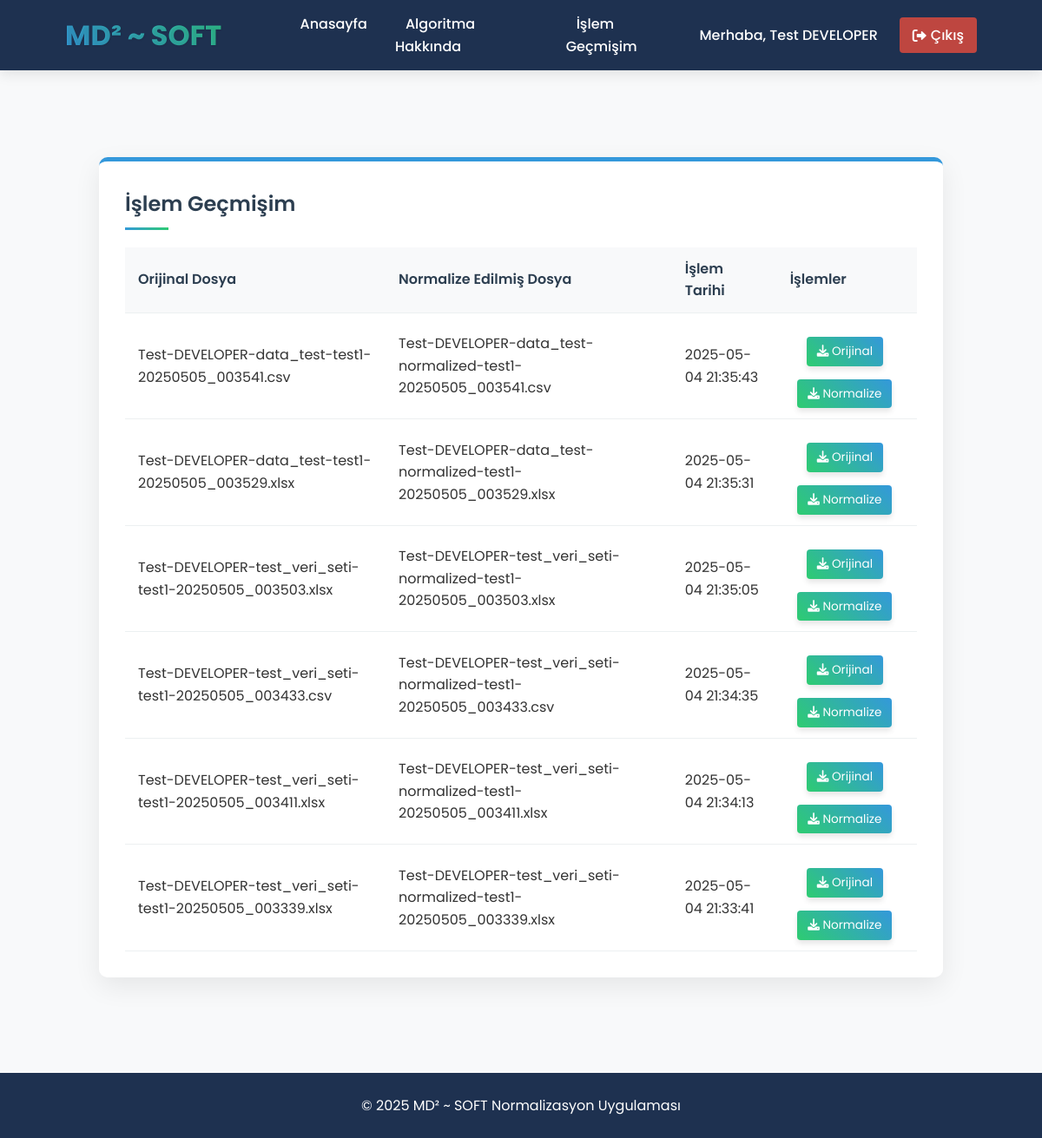
/my-operations (signed in), run on the app's committed database.
### tables this page shows
CREATE TABLE user_operations (
            id INTEGER PRIMARY KEY AUTOINCREMENT,
            user_id INTEGER NOT NULL,
            original_file TEXT NOT NULL,
            normalized_file TEXT NOT NULL,
            operation_date TIMESTAMP DEFAULT CURRENT_TIMESTAMP,
            FOREIGN KEY (user_id) REFERENCES users (id)
        );

### app.py (the view)
@app.route('/my-operations')
@login_required
def my_operations():
    operations = get_user_operations(session['user_id'])
    return render_template('my_operations.html', operations=operations)

### app.py (called while the page is built)
def get_db_connection():
    conn = sqlite3.connect(DATABASE)
    conn.row_factory = sqlite3.Row
    return conn

def login_required(f):
    @wraps(f)
    def decorated_function(*args, **kwargs):
        if 'user_id' not in session:
            flash('Bu sayfaya erişmek için giriş yapmalısınız!', 'error')
            return redirect(url_for('login'))
        return f(*args, **kwargs)
    return decorated_function

def get_user_operations(user_id):
    conn = get_db_connection()
    operations = conn.execute('SELECT * FROM user_operations WHERE user_id = ? ORDER BY operation_date DESC', (user_id,)).fetchall()
    conn.close()
    return operations

### templates/my_operations.html
{% include 'header.html' %}
<main>
    <div class="container">
        <div class="operations-section">
            <h2>İşlem Geçmişim</h2>
            {% if operations %}
                <div class="operations-table">
                    <table>
                        <thead>
                            <tr>
                                <th>Orijinal Dosya</th>
                                <th>Normalize Edilmiş Dosya</th>
                                <th>İşlem Tarihi</th>
                                <th>İşlemler</th>
                            </tr>
                        </thead>
                        <tbody>
                            {% for operation in operations %}
                                <tr>
                                    <td>{{ operation.original_file }}</td>
                                    <td>{{ operation.normalized_file }}</td>
                                    <td>{{ operation.operation_date }}</td>
                                    <td>
                                        <a href="{{ url_for('download_file', file_path='uploads/' + operation.original_file) }}" class="btn-download"><i class="fas fa-download"></i> Orijinal</a>
                                        <a href="{{ url_for('download_file', file_path='new_csv/' + operation.normalized_file) }}" class="btn-download"><i class="fas fa-download"></i> Normalize</a>
                                    </td>
                                </tr>
                            {% endfor %}
                        </tbody>
                    </table>
                </div>
            {% else %}
                <div class="no-data">
                    <p>Henüz bir işlem yapmadınız.</p>
                    <a href="{{ url_for('index') }}" class="btn-primary">İşlem Yap</a>
                </div>
            {% endif %}
        </div>
    </div>
</main>
{% include 'footer.html' %}

### static/style.css (style rules this page uses)
* { margin: 0; padding: 0; box-sizing: border-box; font-family: 'Roboto', sans-serif; }
body { background-color: #f5f5f5; color: #333; line-height: 1.6; }
.container { width: 90%; max-width: 1200px; margin: 0 auto; padding: 20px 0; }
main { padding: 30px 0; }
.btn-download { display: inline-block; background-color: #2ecc71; color: white; text-decoration: none; padding: 8px 15px; border-radius: 4px; margin-top: 10px; transition: background-color 0.3s; }
table { width: 100%; border-collapse: collapse; margin-top: 10px; }
table th, table td { padding: 10px; text-align: left; border-bottom: 1px solid #ddd; }
table th { background-color: #f2f2f2; font-weight: 600; }
* { margin: 0; padding: 0; box-sizing: border-box; font-family: 'Poppins', sans-serif; }
body { background-color: #f8f9fa; color: #333; line-height: 1.6; position: relative; overflow-x: hidden; }
.container { width: 90%; max-width: 1200px; margin: 0 auto; padding: 20px 0; position: relative; z-index: 1; }
main { padding: 30px 0; position: relative; z-index: 1; }
.btn-download { display: inline-block; background: linear-gradient(45deg, #2ecc71, #3498db); color: white; text-decoration: none; padding: 10px 20px; border-radius: 6px; margin-top: 15px; transition: all 0.3s ease; box-shadow: 0 4px 6px rgba(0, 0, 0, 0.1); }
table { width: 100%; border-collapse: collapse; margin-top: 15px; }
table th, table td { padding: 12px 10px; text-align: left; border-bottom: 1px solid #ecf0f1; }
table th { background-color: #f8f9fa; font-weight: 600; color: #2c3e50; }
table tbody tr td:last-child { text-align: center; }
.operations-section { background-color: rgba(255, 255, 255, 0.95); border-radius: 10px; padding: 30px; margin-top: 30px; box-shadow: 0 10px 30px rgba(0, 0, 0, 0.08); border-top: 5px solid #3498db; }
.operations-section h2 { color: #2c3e50; margin-bottom: 20px; font-weight: 600; position: relative; padding-bottom: 10px; }
.operations-section h2::after { content: ''; position: absolute; bottom: 0; left: 0; width: 50px; height: 3px; background: linear-gradient(45deg, #3498db, #2ecc71); }
.operations-table table { width: 100%; border-collapse: collapse; margin-top: 20px; }
.operations-table th, .operations-table td { padding: 12px 15px; text-align: left; border-bottom: 1px solid #ecf0f1; }
.operations-table th { background-color: #f8f9fa; font-weight: 600; color: #2c3e50; }
.operations-table .btn-download { display: inline-block; padding: 6px 12px; border-radius: 4px; margin-right: 5px; font-size: 0.85rem; }

### data on the page
user_operations: original_file "Test-DEVELOPER-data_test-test1-20250505_003541.csv", normalized_file "Test-DEVELOPER-data_test-normalized-test1-20250505_003541.csv", operation_date "2025-05-04 21:35:43"
user_operations: original_file "Test-DEVELOPER-data_test-test1-20250505_003529.xlsx", normalized_file "Test-DEVELOPER-data_test-normalized-test1-20250505_003529.xlsx", operation_date "2025-05-04 21:35:31"
user_operations: original_file "Test-DEVELOPER-test_veri_seti-test1-20250505_003503.xlsx", normalized_file "Test-DEVELOPER-test_veri_seti-normalized-test1-20250505_003503.xlsx", operation_date "2025-05-04 21:35:05"
user_operations: original_file "Test-DEVELOPER-test_veri_seti-test1-20250505_003433.csv", normalized_file "Test-DEVELOPER-test_veri_seti-normalized-test1-20250505_003433.csv", operation_date "2025-05-04 21:34:35"
user_operations: original_file "Test-DEVELOPER-test_veri_seti-test1-20250505_003411.xlsx", normalized_file "Test-DEVELOPER-test_veri_seti-normalized-test1-20250505_003411.xlsx", operation_date "2025-05-04 21:34:13"
user_operations: original_file "Test-DEVELOPER-test_veri_seti-test1-20250505_003339.xlsx", normalized_file "Test-DEVELOPER-test_veri_seti-normalized-test1-20250505_003339.xlsx", operation_date "2025-05-04 21:33:41"

### other printed values
{{ session.full_name }} "Test DEVELOPER"
